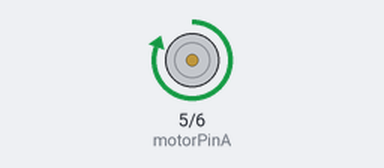
This sketch was run on a simulated Arduino Uno, built with avr-gcc and run on an emulated ATmega328P. Parts: motor-driver pin pairs drawn as motors (green arrow = first pin HIGH = forward, orange = second pin HIGH = backward, longer = more drive).

Above: at 1.0 s.
At 2.5 s:
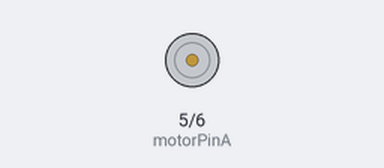
At 4.0 s:
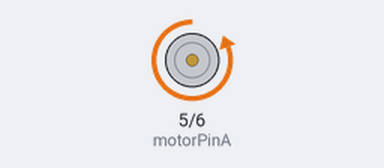
Timing chart, 0 to 7.8 s (numbered marks = the images above):
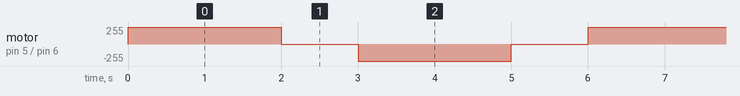

The sketch:

ders_12_motor_yon_kontrol.ino
```cpp
// Adım 2 - İleri, dur, geri
int motorPinA = 5;
int motorPinB = 6;

void setup() {
  pinMode(motorPinA, OUTPUT);
  pinMode(motorPinB, OUTPUT);
}

void loop() {
  // İleri
  digitalWrite(motorPinA, HIGH);
  digitalWrite(motorPinB, LOW);
  delay(2000); // 2s ileri

  // Dur
  digitalWrite(motorPinA, LOW);
  digitalWrite(motorPinB, LOW);
  delay(1000); // 1s dur

  // Geri
  digitalWrite(motorPinA, LOW);
  digitalWrite(motorPinB, HIGH);
  delay(2000); // 2s geri

  // Dur
  digitalWrite(motorPinA, LOW);
  digitalWrite(motorPinB, LOW);
  delay(1000);
}
```

Measured:
- by itself, motor on pin 5 (motorPinA) / pin 6 (motorPinB): repeats every 6.0 s: stopped 1.0 s, backward 255/255 2.0 s, stopped 1.0 s, forward 255/255 2.0 s
